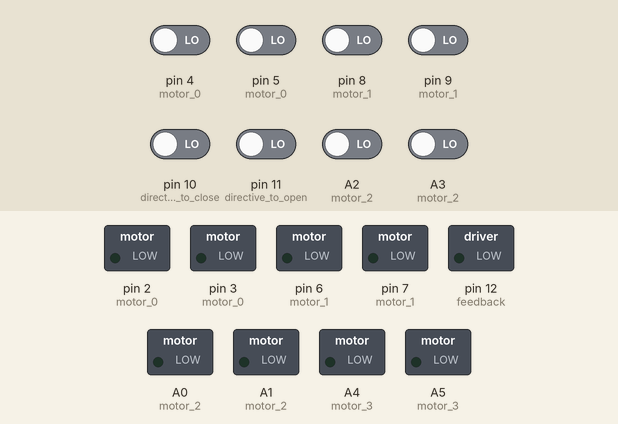
Simulated run of this sketch. Board: Arduino Nano, built with avr-gcc and run on an emulated ATmega328P. On the bench: switched loads named in the sketch (green lamp = pin HIGH). The inputs (shaded band) are chosen by the test bench; at power-on: A2 (motor_2), A3 (motor_2), pin 4 (motor_0), pin 5 (motor_0), pin 8 (motor_1), pin 9 (motor_1), pin 10 (directive_to_close), pin 11 (directive_to_open) LOW.

Above: at 1.2 s.
1.3 s: pin 10 (directive_to_close) driven HIGH
At 2.1 s:
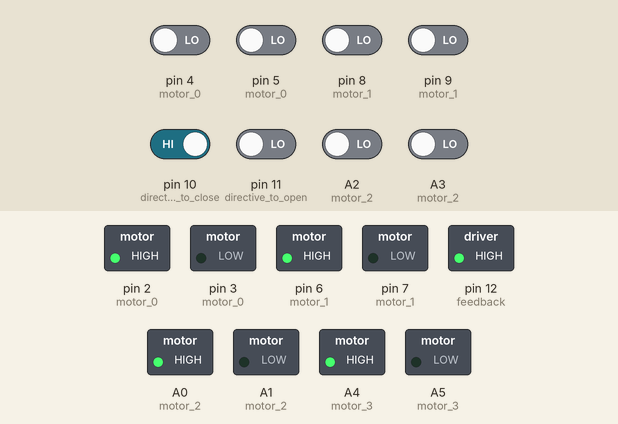
2.8 s: pin 4 (motor_0) driven HIGH
At 3.2 s:
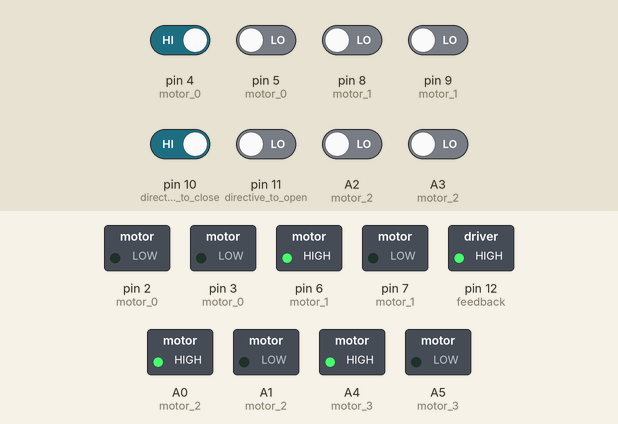
4.3 s: pin 8 (motor_1) driven HIGH
At 5.5 s:
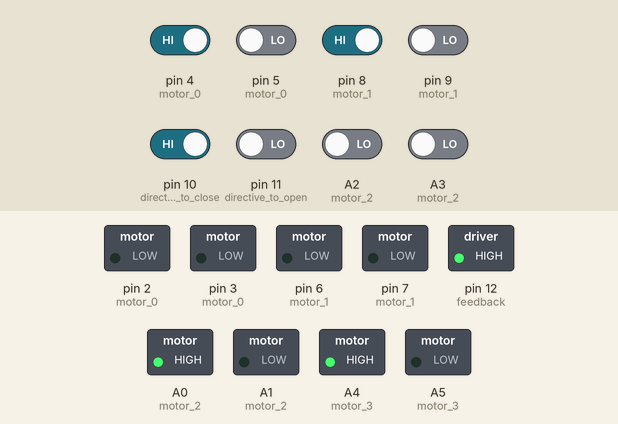
5.8 s: pin 11 (directive_to_open) driven HIGH
At 6.7 s:
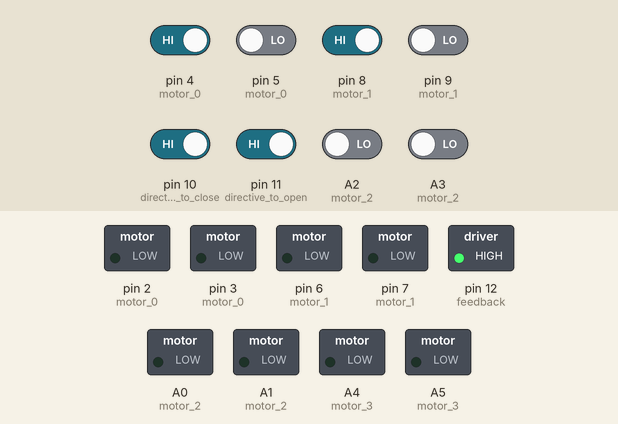
7.3 s: pin 10 (directive_to_close) driven LOW
At 7.8 s:
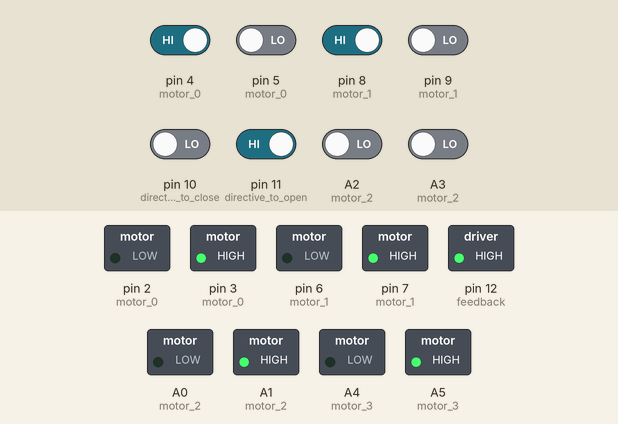
8.8 s: pin 11 (directive_to_open) driven LOW
At 10.2 s:
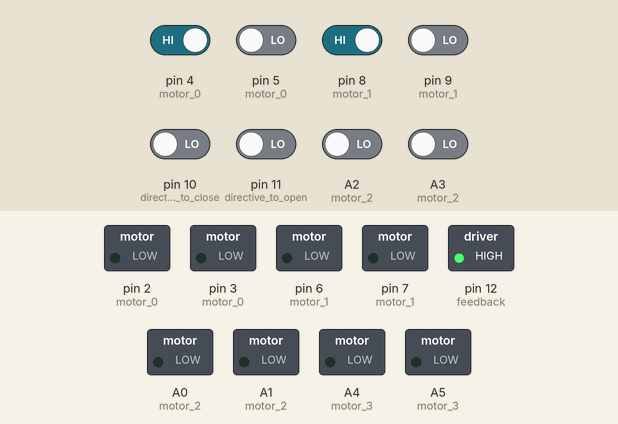
Timing chart, 0 to 11.3 s (numbered marks = the images above; inputs shaded):
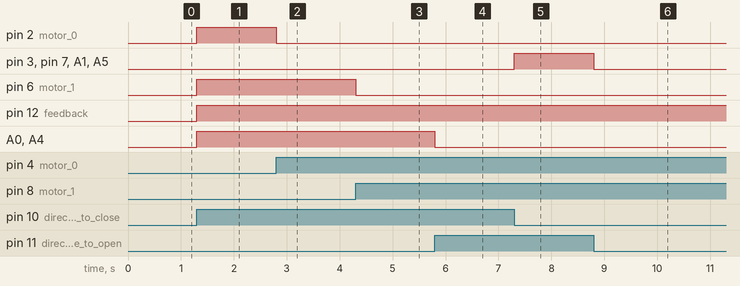

The sketch:

Exosuit_strap_motors.ino
```cpp
// Ingress/Egress control board
// This board controls up to 4 of the h-bridged motors that open and close the straps
// Usage: High on pin 10 to tighten the straps, High on pin 11 to loosen straps. Pin 12 will output high until all four limit switches are simultaneously pressed.
// Action will cease if the driving pin (10 or 11) returns to low (so the process can be halted mid-way).
// Any motors that are mot connected should have both switches tied to high.

// Applications:
//    (shin, thigh, shoulder, forearm) x 2
//
//    (ankle, knee, hip) x 2
//    (shoulder x 2, arm x 2)
unsigned char mil;
boolean busy;

int motor_fwd[4];
int motor_rev[4];
int motor_fwd_sw[4];
int motor_rev_sw[4];


void setup() {
    pinMode(2, OUTPUT);   // motor 0
    pinMode(3, OUTPUT);   // motor 0
    pinMode(4, INPUT);    // motor 0
    pinMode(5, INPUT);    // motor 0
    pinMode(6, OUTPUT);   // motor 1
    pinMode(7, OUTPUT);   // motor 1
    pinMode(8, INPUT);    // motor 1
    pinMode(9, INPUT);    // motor 1

    pinMode(10, INPUT);   // directive to close
    pinMode(11, INPUT);   // directive to open
    pinMode(12, OUTPUT);  // feedback (LOW when idle)

    pinMode(A0, OUTPUT);  // motor 2
    pinMode(A1, OUTPUT);  // motor 2
    pinMode(A2, INPUT);   // motor 2
    pinMode(A3, INPUT);   // motor 2
    pinMode(A4, OUTPUT);  // motor 3
    pinMode(A5, OUTPUT);  // motor 3
    pinMode(A6, INPUT);   // motor 3
    pinMode(A7, INPUT);   // motor 3

    motor_fwd[0] = 2;
    motor_rev[0] = 3;
    motor_fwd_sw[0] = 4;
    motor_rev_sw[0] = 5;

    motor_fwd[1] = 6;
    motor_rev[1] = 7;
    motor_fwd_sw[1] = 8;
    motor_rev_sw[1] = 9;

    motor_fwd[2] = A0;
    motor_rev[2] = A1;
    motor_fwd_sw[2] = A2;
    motor_rev_sw[2] = A3;

    motor_fwd[3] = A4;
    motor_rev[3] = A5;
    motor_fwd_sw[3] = A6;
    motor_rev_sw[3] = A7;

    busy = false;
}


// Forward = closing
// Reverse = opening

void loop() {

    mil = millis();

    bool pin10 = (digitalRead(10) == HIGH);
    bool pin11 = (digitalRead(11) == HIGH);

    if (pin10 && !pin11)
    {
        busy = false;
        for (int i = 0; i < 4; i ++)  // For each motor
        {
            if (digitalRead(motor_fwd_sw[i]) == LOW)  // Run until the forward switch is triggered
            {
                digitalWrite(motor_fwd[i], HIGH);
                busy = true;
            } else {
                digitalWrite(motor_fwd[i], LOW);
            }
        }
    } else {
        for (int i = 0; i < 4; i++) { digitalWrite(motor_fwd[i], LOW); }
    }

    if (pin11 && !pin10)
    {
        busy = false;

        for (int i = 0; i < 4; i ++)  // For each motor
        {
            if (digitalRead(motor_rev_sw[i]) == LOW) // Run until the reverse switch is triggered
            {
                digitalWrite(motor_rev[i], HIGH);
                busy = true;
            } else {
                digitalWrite(motor_rev[i], LOW);
            }
        }
    } else {
        for (int i = 0; i < 4; i++) { digitalWrite(motor_rev[i], LOW); }
    }

    digitalWrite(12, busy);   // Indicate to the MCU the status of the open/close
}
```

Measured:
- after the input at 1.3 s, pin 2 (motor_0), pin 6 (motor_1), pin 12 (feedback), A0 (motor_2), A4 (motor_3): LOW → HIGH at once
- after the input at 2.8 s, pin 2 (motor_0): HIGH → LOW at once
- after the input at 4.3 s, pin 6 (motor_1): HIGH → LOW at once
- after the input at 5.8 s, A0 (motor_2), A4 (motor_3): HIGH → LOW at once
- after the input at 7.3 s, pin 3 (motor_0), pin 7 (motor_1), A1 (motor_2), A5 (motor_3): LOW → HIGH at once
- after the input at 8.8 s, pin 3 (motor_0), pin 7 (motor_1), A1 (motor_2), A5 (motor_3): HIGH → LOW at once
